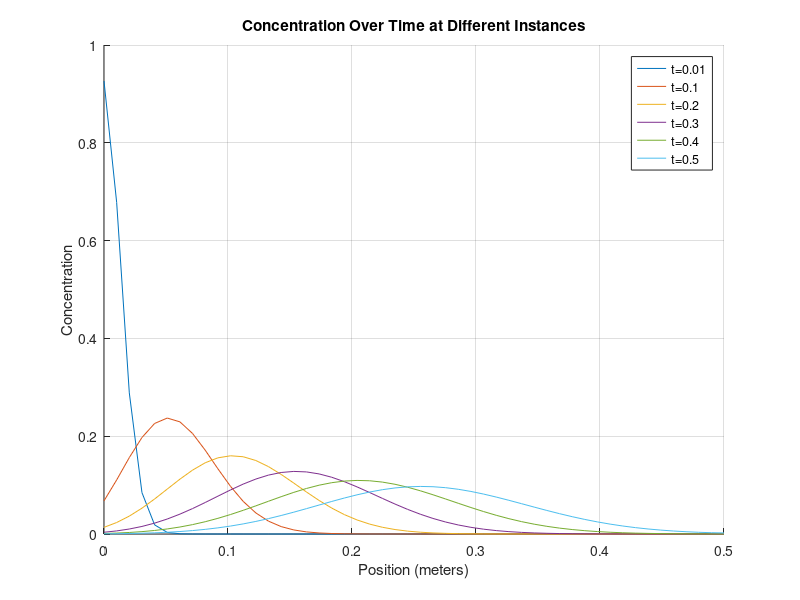
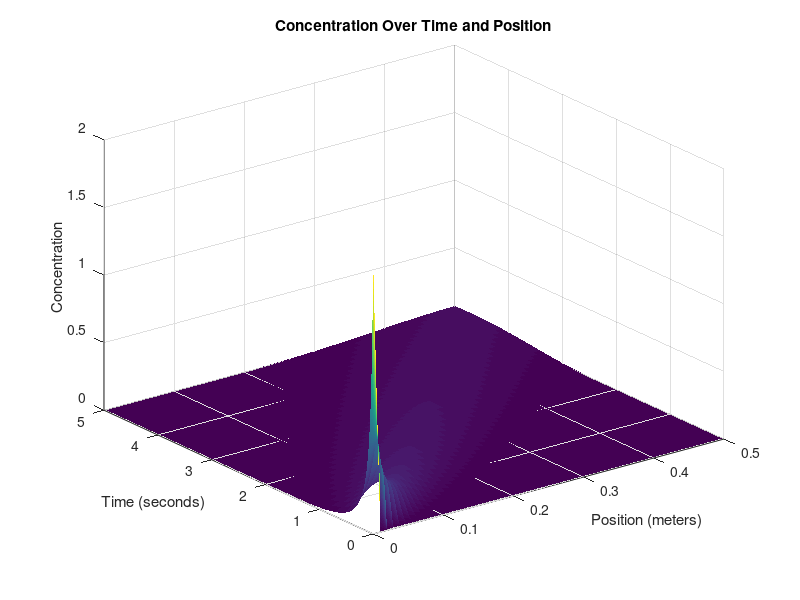

MATLAB code to generate these figures, in order:
clear
close all
clc

% Define parameters
domain_length = 0.5;   % Domain length (meters)
discretization = 50;    % Number of spatial discretization points
dx = domain_length / (discretization - 1);

time_length = 5;      % Time length (seconds)
time_steps = 5000;       % Number of time steps
dt = time_length / time_steps;

D = 0.001;               % Diffusion coefficient
velocity = 0.1;         % Constant velocity (m/s)
inflow_concentration = 2.0; % Constant solute concentration at the first cell


% Create a grid for space and time
x = linspace(0, domain_length, discretization);
t = linspace(0, time_length, time_steps);

% Initialize the concentration array (1D)
C = ones(discretization, time_steps);

% Set up the diffusion-convection ODE
rejection_rate = 0; % No rejection

% Initial condition (as a column vector)
C(:, 1) = zeros(discretization, 1); % Initialize to 0 everywhere
C(1, 1) = inflow_concentration; % Set the inflow concentration at the first position

% Time-stepping loop
for k = 2:time_steps
    for i = 1:discretization
        % Calculate the second derivative in x direction
        d2Cdx2 = D * (C(min(i + 1, discretization), k-1) - 2 * C(i, k-1) + C(max(i - 1, 1), k-1)) / dx^2;
        
        % Calculate convection term
        if i == 1
            % Apply advection and inflow at the first cell
            dCdt_convection = -velocity * C(i, k-1) / dx;
            C(1, k) = inflow_concentration; % Fill the first cell with inflow concentration
        else
            % Apply advection term
            dCdt_convection = -velocity * (C(i, k-1) - C(i-1, k-1)) / dx;
        end

        % Apply the diffusion-convection equation
        C(i, k) = C(i, k-1) + dt * (d2Cdx2 - rejection_rate * C(i, k-1) + dCdt_convection);
    end
end

% Define fractions of time steps you want to visualize
time_fraction = [0.01, 0.1, 0.2, 0.3, 0.4, 0.5];  % For example, 0.1 corresponds to 10% of time steps

% Calculate the corresponding time indices
time_instances = round(time_fraction * time_steps);

% Create a figure for the first plot
figure;
hold on;

% Plot concentration at specific time instances
for i = 1:length(time_instances)
    time_index = time_instances(i);
    plot(x, C(:, time_index));
end

xlabel('Position (meters)');
ylabel('Concentration');
title('Concentration Over Time at Different Instances');

% Add a legend for clarity
legend(arrayfun(@(f) ['t=', num2str(f)], time_fraction, 'UniformOutput', false));

grid on;
hold off;

% Create a 3D surface plot to visualize concentration over time and position
[T, X] = meshgrid(t, x);
figure;
h = surf(X, T, C); % Transpose removed here
xlabel('Position (meters)');
ylabel('Time (seconds)');
zlabel('Concentration');
title('Concentration Over Time and Position');

set(h,'LineStyle','none')
